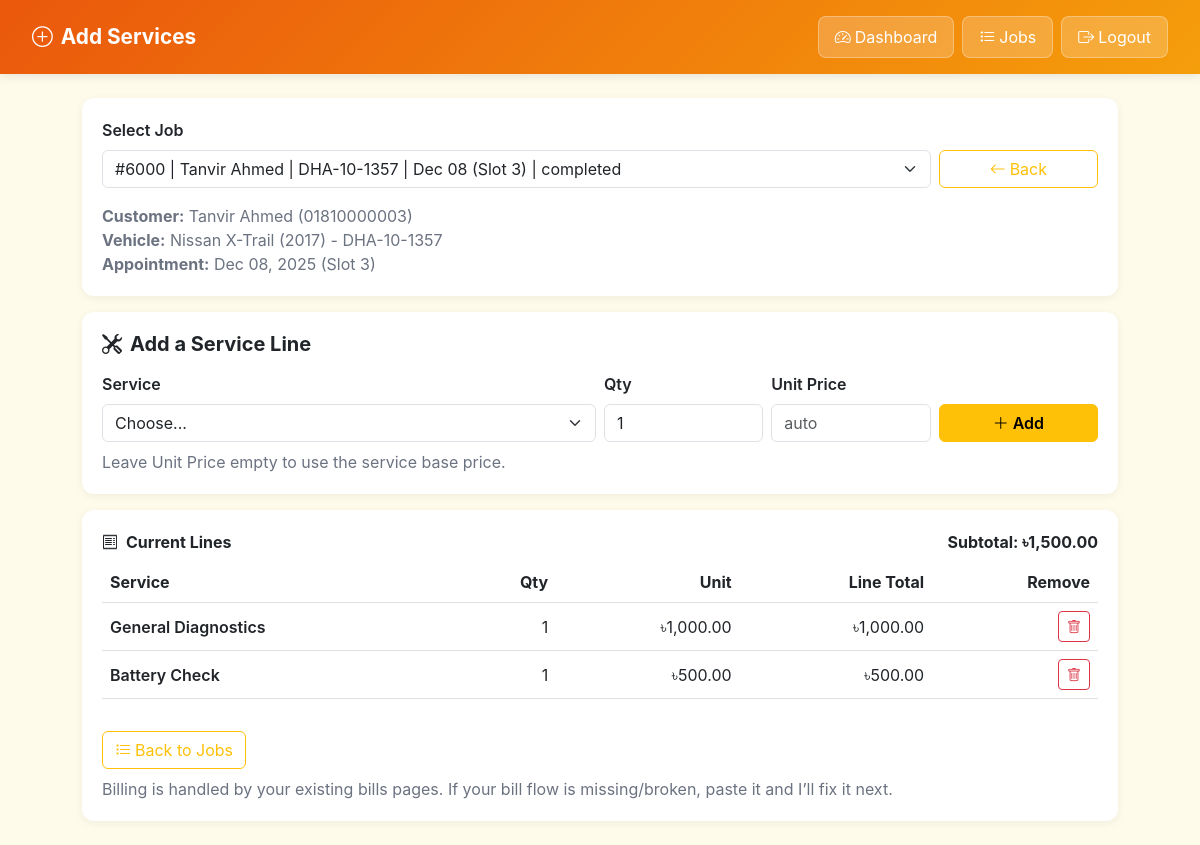
Screenshot of /public/mechanic_portal/add_services.php?job_id=6000 (signed in) with the database file from the repository.
### tables this page shows
CREATE TABLE jobs (
  job_id INT AUTO_INCREMENT PRIMARY KEY,
  appointment_id INT NOT NULL UNIQUE,  
  mechanic_id INT NULL,                
  status ENUM('open','in_progress','completed','cancelled')
    NOT NULL DEFAULT 'open',
  started_at DATETIME NULL,
  completed_at DATETIME NULL,
  notes TEXT NULL,
  created_at TIMESTAMP NOT NULL DEFAULT CURRENT_TIMESTAMP,

  KEY idx_job_status (status),
  KEY idx_job_mech (mechanic_id),

  CONSTRAINT fk_job_appt FOREIGN KEY (appointment_id) REFERENCES appointments(appointment_id)
    ON DELETE CASCADE,
  CONSTRAINT fk_job_mech FOREIGN KEY (mechanic_id) REFERENCES staff(staff_id)
    ON DELETE SET NULL
);

CREATE TABLE customers (
  customer_id INT AUTO_INCREMENT PRIMARY KEY,
  name VARCHAR(100) NOT NULL,
  email VARCHAR(150) NULL UNIQUE,
  phone VARCHAR(30) NULL,
  password_hash VARCHAR(255) NULL,  
  created_at TIMESTAMP NOT NULL DEFAULT CURRENT_TIMESTAMP,
  updated_at TIMESTAMP NULL DEFAULT NULL ON UPDATE CURRENT_TIMESTAMP
);

CREATE TABLE vehicles (
  vehicle_id INT AUTO_INCREMENT PRIMARY KEY,
  customer_id INT NOT NULL,
  plate_no VARCHAR(30) NOT NULL,
  make VARCHAR(60) NOT NULL,
  model VARCHAR(60) NOT NULL,
  year SMALLINT NULL,
  color VARCHAR(40) NULL,
  created_at TIMESTAMP NOT NULL DEFAULT CURRENT_TIMESTAMP,
  UNIQUE KEY uq_plate (plate_no),
  KEY idx_vehicle_customer (customer_id),
  CONSTRAINT fk_vehicle_customer FOREIGN KEY (customer_id) REFERENCES customers(customer_id)
    ON DELETE CASCADE
);

CREATE TABLE appointments (
  appointment_id INT AUTO_INCREMENT PRIMARY KEY,
  customer_id INT NOT NULL,
  vehicle_id INT NOT NULL,

   
  requested_date DATE NOT NULL,
  requested_slot TINYINT NOT NULL,  
  problem_text TEXT NOT NULL,

  status ENUM('requested','booked','in_progress','completed','cancelled')
    NOT NULL DEFAULT 'requested',

   
  mechanic_id INT NULL,
  assigned_by_staff_id INT NULL,
  assigned_at DATETIME NULL,

   
  receptionist_note TEXT NULL,

  created_at TIMESTAMP NOT NULL DEFAULT CURRENT_TIMESTAMP,
  updated_at TIMESTAMP NULL DEFAULT NULL ON UPDATE CURRENT_TIMESTAMP,

  KEY idx_appt_day (requested_date),
  KEY idx_appt_status (status),
  KEY idx_appt_mech_day (mechanic_id, requested_date),

  CONSTRAINT chk_slot CHECK (requested_slot BETWEEN 1 AND 4),

  CONSTRAINT fk_appt_customer FOREIGN KEY (customer_id) REFERENCES customers(customer_id)
    ON DELETE CASCADE,
  CONSTRAINT fk_appt_vehicle FOREIGN KEY (vehicle_id) REFERENCES vehicles(vehicle_id)
    ON DELETE CASCADE,
  CONSTRAINT fk_appt_mechanic FOREIGN KEY (mechanic_id) REFERENCES staff(staff_id)
    ON DELETE SET NULL,
  CONSTRAINT fk_appt_assigned_by FOREIGN KEY (assigned_by_staff_id) REFERENCES staff(staff_id)
    ON DELETE SET NULL
);

CREATE TABLE job_services (
  job_service_id INT AUTO_INCREMENT PRIMARY KEY,
  job_id INT NOT NULL,
  service_id INT NOT NULL,
  qty INT NOT NULL DEFAULT 1,
  unit_price DECIMAL(10,2) NOT NULL DEFAULT 0.00,
  line_total DECIMAL(10,2) AS (qty * unit_price) STORED,
  created_at TIMESTAMP NOT NULL DEFAULT CURRENT_TIMESTAMP,

  KEY idx_js_job (job_id),
  KEY idx_js_service (service_id),

  CONSTRAINT chk_qty CHECK (qty >= 1),
  CONSTRAINT fk_js_job FOREIGN KEY (job_id) REFERENCES jobs(job_id)
    ON DELETE CASCADE,
  CONSTRAINT fk_js_service FOREIGN KEY (service_id) REFERENCES services(service_id)
);

CREATE TABLE services (
  service_id INT AUTO_INCREMENT PRIMARY KEY,
  name VARCHAR(120) NOT NULL UNIQUE,
  base_price DECIMAL(10,2) NOT NULL DEFAULT 0.00,
  is_active TINYINT(1) NOT NULL DEFAULT 1,
  created_at TIMESTAMP NOT NULL DEFAULT CURRENT_TIMESTAMP
);

### public/mechanic_portal/add_services.php (the view, shortened to what this page needs)
<?php
require_once __DIR__ . "/../../config/db.php";
$staff_id = (int)($_SESSION['staff_id'] ?? 0);
$job_id = (int)($_GET['job_id'] ?? ($_POST['job_id'] ?? 0));
$jobs_stmt = $conn->prepare("
  SELECT
    j.job_id, j.status, j.created_at,
    a.requested_date, a.requested_slot,
    c.name AS customer_name,
    v.plate_no, v.make, v.model, v.year AS model_year
  FROM jobs j
  JOIN appointments a ON j.appointment_id=a.appointment_id
  JOIN customers c ON a.customer_id=c.customer_id
  LEFT JOIN vehicles v ON a.vehicle_id=v.vehicle_id
  WHERE j.mechanic_id = ?
  ORDER BY j.created_at DESC
  LIMIT 200
");
$jobs_stmt->bind_param("i", $staff_id);
$jobs_stmt->execute();
$my_jobs = $jobs_stmt->get_result()->fetch_all(MYSQLI_ASSOC);
$lines = [];
$job_meta = null;
if ($job_id > 0) {
    $meta = $conn->prepare("
      SELECT
        j.job_id, j.status,
        a.appointment_id, a.requested_date, a.requested_slot,
        c.name AS customer_name, c.phone,
        v.plate_no, v.make, v.model, v.year AS model_year
      FROM jobs j
      JOIN appointments a ON j.appointment_id=a.appointment_id
      JOIN customers c ON a.customer_id=c.customer_id
      LEFT JOIN vehicles v ON a.vehicle_id=v.vehicle_id
      WHERE j.job_id=? AND j.mechanic_id=?
      LIMIT 1
    ");
    $meta->bind_param("ii", $job_id, $staff_id);
    $meta->execute();
    $job_meta = $meta->get_result()->fetch_assoc();
    if ($job_meta) {
        $ls = $conn->prepare("
          SELECT js.job_service_id, s.name, js.qty, js.unit_price, js.line_total, js.created_at
          FROM job_services js
          JOIN services s ON js.service_id=s.service_id
          WHERE js.job_id=?
          ORDER BY js.created_at DESC
        ");
        $ls->bind_param("i", $job_id);
        $ls->execute();
        $lines = $ls->get_result()->fetch_all(MYSQLI_ASSOC);
    }
}
$subtotal = 0.0;
foreach ($lines as $ln) $subtotal += (float)$ln['line_total'];
?>
<!DOCTYPE html>
<html lang="en">
<head>
  <link href="https://cdn.jsdelivr.net/npm/bootstrap@5.3.0/dist/css/bootstrap.min.css" rel="stylesheet">
  <link rel="stylesheet" href="https://cdn.jsdelivr.net/npm/bootstrap-icons@1.11.0/font/bootstrap-icons.css">
</head>
<body>
  <nav class="top-nav">
    <div class="top-nav-content">
      <div class="logo"><i class="bi bi-plus-circle"></i> Add Services</div>
      <div class="d-flex align-items-center gap-2">
        <a class="btnchip" href="mechanic_dashboard.php"><i class="bi bi-speedometer2 me-1"></i>Dashboard</a>
        <a class="btnchip" href="jobs_list.php"><i class="bi bi-list-task me-1"></i>Jobs</a>
        <a class="btnchip" href="../logout.php"><i class="bi bi-box-arrow-right me-1"></i>Logout</a>
      </div>
    </div>
  </nav>
  <div class="container-main">
    <div class="cardish mb-3">
      <form class="row g-2 align-items-end" method="GET">
        <div class="col-md-10">
          <label class="form-label fw-semibold">Select Job</label>
          <select class="form-select" name="job_id" onchange="this.form.submit()">
            <?php foreach ($my_jobs as $j): ?>
              <option value="<?php echo (int)$j['job_id']; ?>" <?php echo ((int)$j['job_id']===$job_id)?'selected':''; ?>>
                #<?php echo (int)$j['job_id']; ?> | <?php echo htmlspecialchars($j['customer_name']); ?>
              </option>
            <?php endforeach; ?>
          </select>
        </div>
        <div class="col-md-2 d-grid">
          <a class="btn btn-outline-warning" href="jobs_list.php"><i class="bi bi-arrow-left me-1"></i>Back</a>
        </div>
      </form>
      <?php if ($job_meta): ?>
        <div class="mt-3 muted">
          <div><strong>Customer:</strong> <?php echo htmlspecialchars($job_meta['customer_name']); ?> (<?php echo htmlspecialchars($job_meta['phone'] ?? ''); ?>)</div>
          <div><strong>Vehicle:</strong>
            <?php echo htmlspecialchars(trim(($job_meta['make'] ?? '').' '.($job_meta['model'] ?? ''))); ?>
            <?php if (!empty($job_meta['model_year'])): ?> (<?php echo (int)$job_meta['model_year']; ?>)<?php endif; ?>
            <?php if (!empty($job_meta['plate_no'])): ?> - <?php echo htmlspecialchars($job_meta['plate_no']); ?><?php endif; ?>
          </div>
          <div><strong>Appointment:</strong> <?php echo htmlspecialchars(date('M d, Y', strtotime($job_meta['requested_date']))); ?> (Slot <?php echo (int)$job_meta['requested_slot']; ?>)</div>
        </div>
      <?php endif; ?>
    </div>
    <?php if (!$job_meta): ?>
      <div class="cardish"><div class="muted">Pick a job to add services.</div></div>
    <?php else: ?>
      <div class="cardish mb-3">
        <h5 class="fw-bold mb-3"><i class="bi bi-tools me-2"></i>Add a Service Line</h5>
        <form class="row g-2" method="POST">
          <div class="col-md-6">
            <label class="form-label fw-semibold">Service</label>
            <select class="form-select" name="service_id" required>
              <option value="">Choose...</option>
            </select>
          </div>
          <div class="col-md-2">
            <label class="form-label fw-semibold">Qty</label>
            <input type="number" min="1" class="form-control" name="qty" value="1" required>
          </div>
          <div class="col-md-2">
            <label class="form-label fw-semibold">Unit Price</label>
            <input type="number" step="0.01" min="0" class="form-control" name="unit_price" placeholder="auto">
          </div>
          <div class="col-md-2 d-grid">
            <label class="form-label fw-semibold">&nbsp;</label>
            <button class="btn btn-warning fw-semibold"><i class="bi bi-plus-lg me-1"></i>Add</button>
          </div>
        </form>
        <div class="muted mt-2">Leave Unit Price empty to use the service base price.</div>
      </div>
      <div class="cardish">
        <div class="d-flex justify-content-between align-items-center mb-2">
          <div class="fw-bold"><i class="bi bi-receipt me-2"></i>Current Lines</div>
          <div class="fw-bold">Subtotal: ৳<?php echo number_format($subtotal, 2); ?></div>
        </div>
        <?php if (empty($lines)): ?>
          <div class="muted">No services added yet.</div>
        <?php else: ?>
          <div class="table-responsive">
            <table class="table align-middle">
              <thead>
                <tr>
                  <th>Service</th>
                  <th class="text-end">Qty</th>
                  <th class="text-end">Unit</th>
                  <th class="text-end">Line Total</th>
                  <th class="text-end">Remove</th>
                </tr>
              </thead>
              <tbody>
                <?php foreach ($lines as $ln): ?>
                  <tr>
                    <td class="fw-semibold"><?php echo htmlspecialchars($ln['name']); ?></td>
                    <td class="text-end"><?php echo (int)$ln['qty']; ?></td>
                    <td class="text-end">৳<?php echo number_format((float)$ln['unit_price'], 2); ?></td>
                    <td class="text-end">৳<?php echo number_format((float)$ln['line_total'], 2); ?></td>
                    <td class="text-end">
                      <form method="POST" onsubmit="return confirm('Remove this line?');">
                        <button class="btn btn-outline-danger btn-sm"><i class="bi bi-trash"></i></button>
                      </form>
                    </td>
                  </tr>
                <?php endforeach; ?>
              </tbody>
            </table>
          </div>
        <?php endif; ?>
        <div class="mt-3 d-flex gap-2">
          <a class="btn btn-outline-warning" href="jobs_list.php"><i class="bi bi-list-task me-1"></i>Back to Jobs</a>
        </div>
        <div class="muted mt-2">
          Billing is handled by your existing bills pages. If your bill flow is missing/broken, paste it and I’ll fix it next.
        </div>
      </div>
    <?php endif; ?>
  </div>
</body>
</html>

### public/mechanic_portal/add_services.php (style rules this page uses)
:root { --primary-color:#f59e0b;--accent-color:#ea580c;--light-bg:#fffbeb }
body { font-family:-apple-system,BlinkMacSystemFont,'Segoe UI',Roboto,sans-serif;background:var(--light-bg);margin:0 }
.top-nav { background:linear-gradient(135deg,var(--accent-color),var(--primary-color));color:#fff;padding:1rem 2rem;box-shadow:0 2px 10px rgba(0,0,0,.1) }
.top-nav-content { display:flex;justify-content:space-between;align-items:center;max-width:1400px;margin:0 auto }
.logo { font-size:1.3rem;font-weight:700;display:flex;align-items:center;gap:.5rem }
.btnchip { background:rgba(255,255,255,.2);border:1px solid rgba(255,255,255,.3);color:#fff;padding:.5rem 1rem;border-radius:8px;text-decoration:none }
.container-main { max-width:1100px;margin:1.5rem auto;padding:0 2rem }
.cardish { background:#fff;border-radius:12px;padding:1.25rem;box-shadow:0 2px 8px rgba(0,0,0,.06) }
.muted { color:#6b7280 }

### rows the page displays
jobs: customers.name "Tanvir Ahmed", customers.phone "01810000003", vehicles.make+model "Nissan X-Trail", vehicles.year "2017", vehicles.plate_no "DHA-10-1357", appointment.requested_date "Dec 08, 2025", appointment.requested_slot "3"
job_services: service.name "General Diagnostics", qty "1", unit_price "1,000.00", line_total "1,000.00"
job_services: service.name "Battery Check", qty "1", unit_price "500.00", line_total "500.00"

### other values shown
$subtotal "1,500.00"
